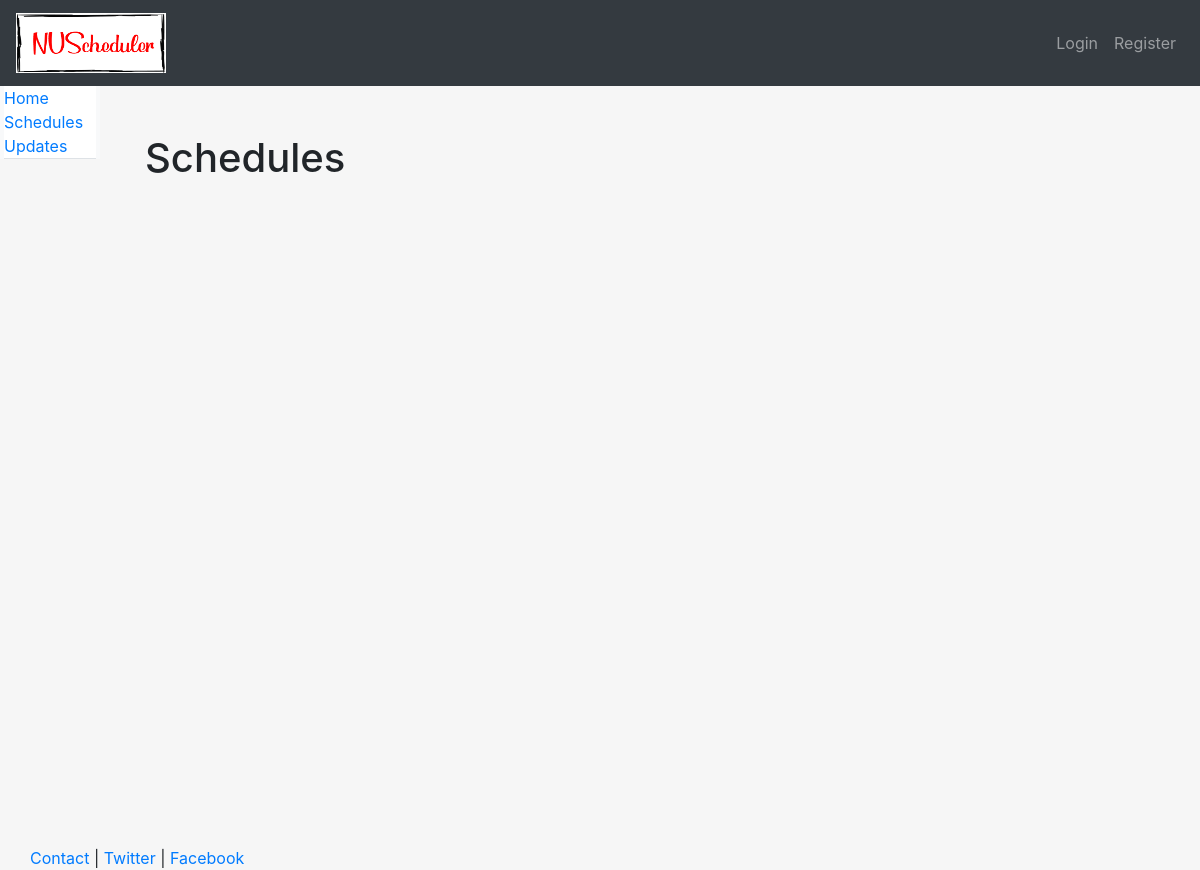
/schedule/, run on an earlier commit of the app's database.
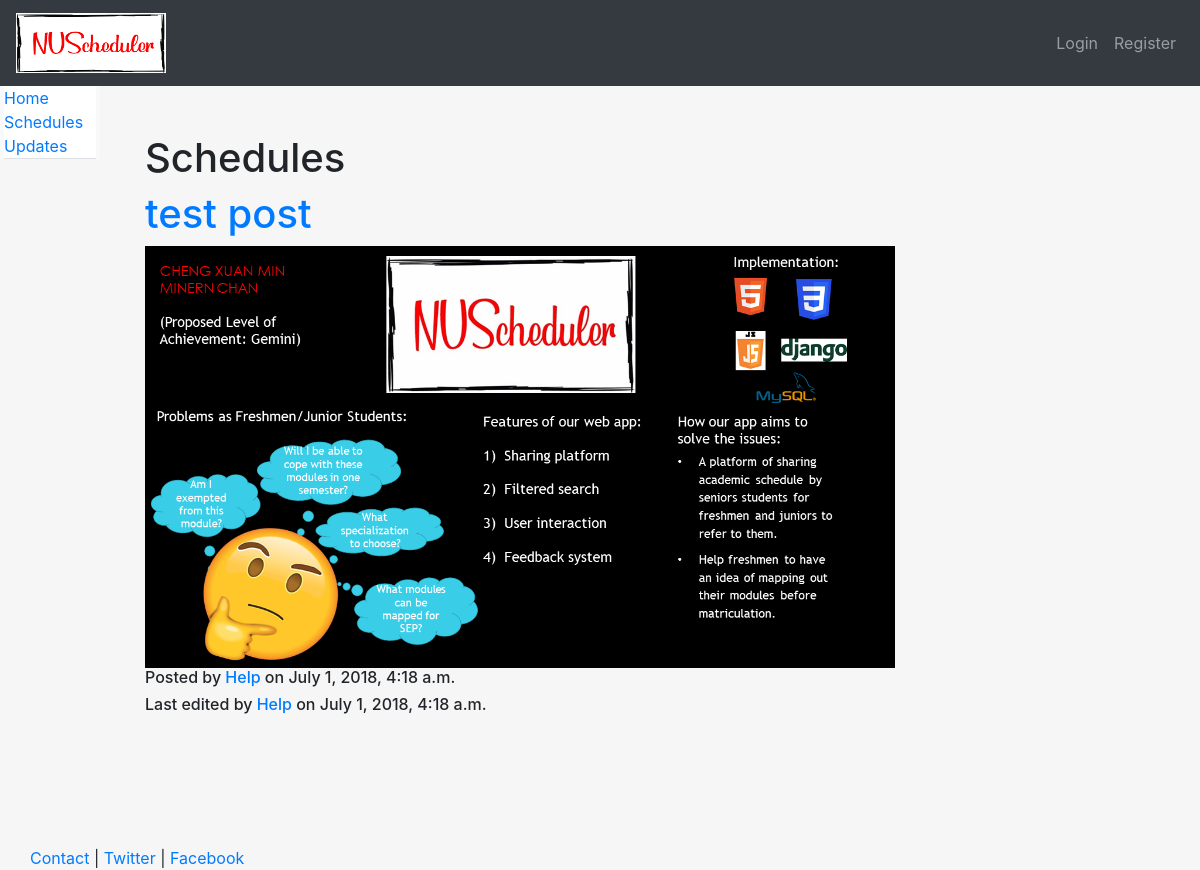
And on a later commit of the database.
### schedule/models.py (models this page shows, shortened)
class SchedulePost(models.Model):
    title = models.CharField(max_length=140)
    image = models.ImageField(upload_to='schedule_image')
    course_name = models.CharField(max_length=200)
    modules_taken = models.CharField(max_length=500)
    desc = models.TextField()
    user = models.ForeignKey(User, on_delete=models.CASCADE)
    created = models.DateTimeField(auto_now_add=True)
    updated = models.DateTimeField(auto_now=True)

### schedule/views.py (the view)
# urls.py: path('', ScheduleView.as_view(), name='schedule'),
class ScheduleView(TemplateView):
    template_name = 'schedule/schedule.html'
    def get(self,request): #Requires HttpResponse
        schedule_posts = SchedulePost.objects.all().order_by('-created')
        args = {'schedule_posts': schedule_posts,}
        return render(request, self.template_name, args)

### schedule/templates/schedule/schedule.html (shortened to what this page needs)
{% extends 'base.html' %}
{% block content %}
<div class="container-fluid">
    <h1>Schedules</h1>
    {% for schedule_post in schedule_posts %}
        <h1><a href="/schedule/{{schedule_post.id}}">{{ schedule_post.title }}</a></h1>
        {% if schedule_post.image %}
            <img src="{{ schedule_post.image.url }}" width="750">
        {% endif %}
        <h6>Posted by <a href="{% url 'view_other_profile' username=schedule_post.user.username %}">{{ schedule_post.user.get_full_name }}</a> on {{ schedule_post.created }}</h6>
        <h6>Last edited by <a href="{% url 'view_other_profile' username=schedule_post.user.username %}"> {{ schedule_post.user.get_full_name }}</a> on {{ schedule_post.updated }}</h6>
    {% endfor %}
</div>
{% endblock %}

What changed in the data, as far as the page shows it:
added SchedulePost: title "test post", image (picture), user.get_full_name "Help", created "July 1, 2018, 4:18 a.m.", updated "July 1, 2018, 4:18 a.m."
